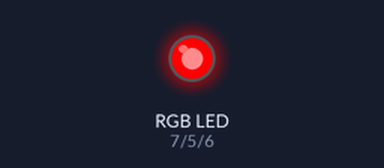
Recording of a sketch running on a simulated Arduino Mega 2560, built with avr-gcc and run on an emulated ATmega2560. On the bench: an RGB LED mixed from three pins (HIGH = lit).

Above: at 1.0 s.
At 3.0 s:
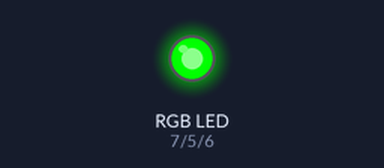
At 5.0 s:
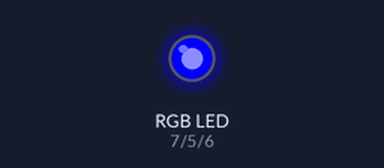
At 7.0 s:
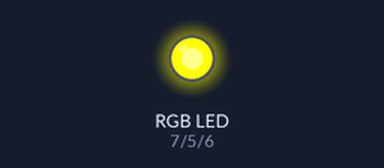
At 9.0 s:
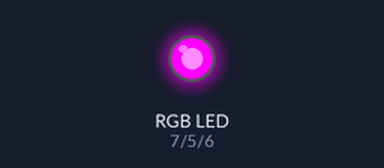
Timing chart, 0 to 13.0 s (numbered marks = the images above):
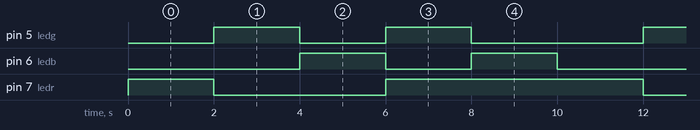

The sketch:

Ex45.ino
```cpp
/* Programa: Led RGB
 * Arduino : MEGA
 * Data    : 03/10/2019
 * Autor   : Rahul M. Juliato
 */

int ledr = 7;
int ledg = 5;
int ledb = 6;

void setup(){

  pinMode(ledr, OUTPUT);
  pinMode(ledg, OUTPUT);
  pinMode(ledb, OUTPUT);

}

void loop() {

  analogWrite(ledr, 255);
  analogWrite(ledg, 0);
  analogWrite(ledb, 0);
  delay(2000);

  analogWrite(ledr, 0);
  analogWrite(ledg, 255);
  analogWrite(ledb, 0);
  delay(2000);

  analogWrite(ledr, 0);
  analogWrite(ledg, 0);
  analogWrite(ledb, 255);
  delay(2000);

  analogWrite(ledr, 255);
  analogWrite(ledg, 255);
  analogWrite(ledb, 0);
  delay(2000);

  analogWrite(ledr, 255);
  analogWrite(ledg, 0);
  analogWrite(ledb, 255);
  delay(2000);

}
```

Measured:
- by itself, pin 5 (ledg), pin 6 (ledb): repeats every 10.0 s: LOW 2.0 s, HIGH 2.0 s, LOW 4.0 s, HIGH 2.0 s
- by itself, pin 7 (ledr): repeats every 10.0 s: LOW 4.0 s, HIGH 6.0 s
- by itself, everything shown: repeats every 10.0 s, in 5 steps
